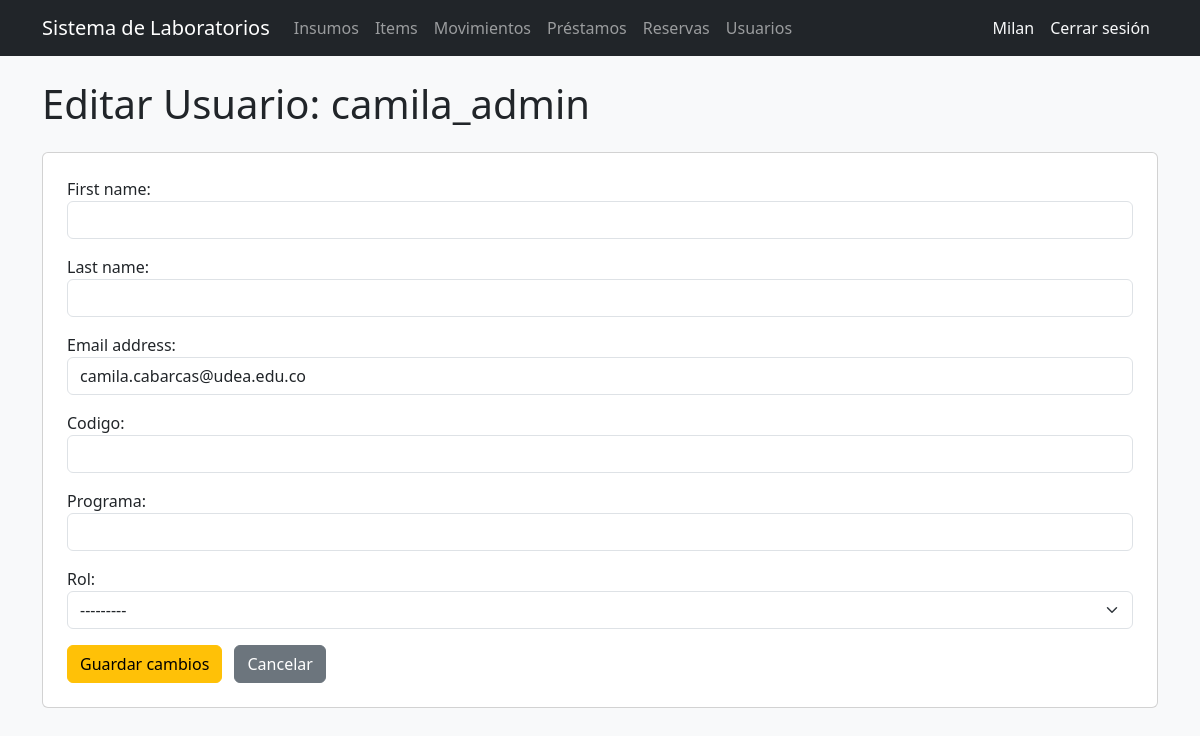
/usuarios/1/editar/ (signed in), run on an earlier commit of the app's database.
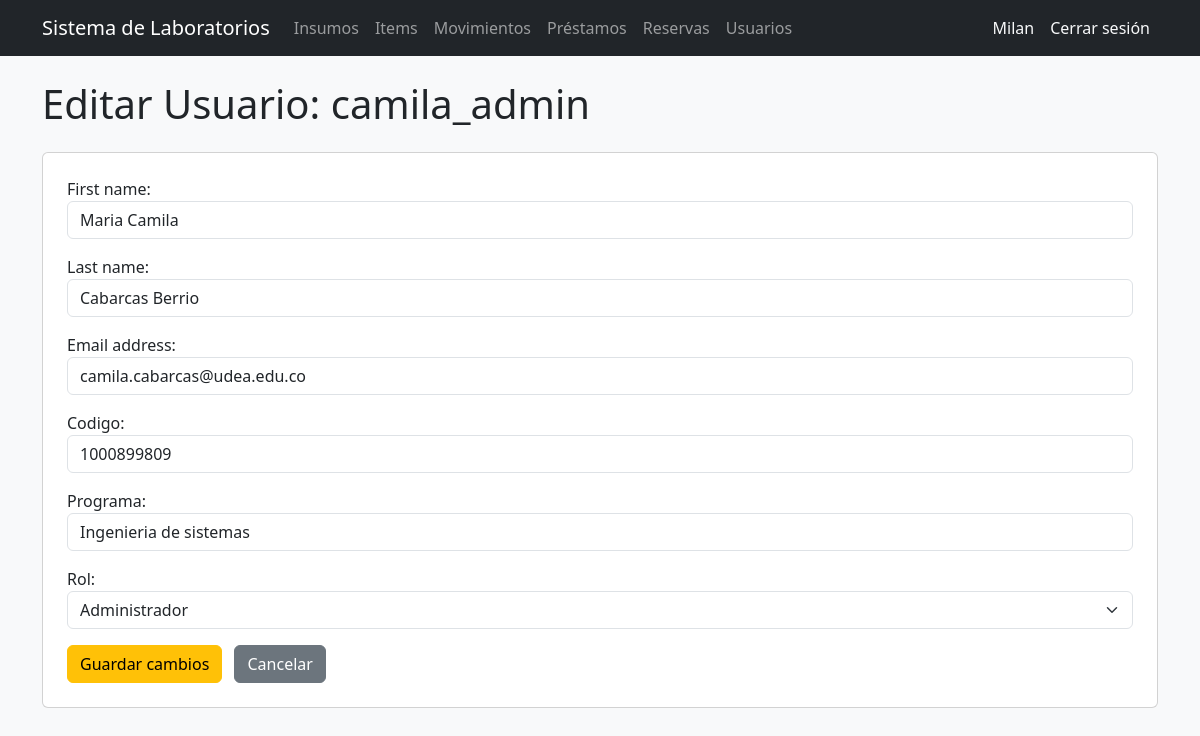
And on a later commit of the database.
### users/models.py (models this page shows, shortened)
class Usuario(AbstractUser):
    codigo = models.CharField(max_length=50, unique=True, blank=True)
    programa = models.CharField(max_length=100, blank=True)
    rol = models.ForeignKey(
        Rol,
        on_delete=models.CASCADE,
        null=True,
        blank=True
    )

### users/views.py (the view)
# urls.py: path('<int:id>/editar/', editar_usuario, name='editar_usuario'),
@login_required
def editar_usuario(request, id):
    usuario = get_object_or_404(Usuario, id=id)
    if request.method == 'POST':
        form = EditarUsuarioForm(request.POST, instance=usuario)
        if form.is_valid():
            form.save()
            return redirect('lista_usuarios')
    else:
        form = EditarUsuarioForm(instance=usuario)
    return render(
        request,
        'users/editar.html',
        {
            'form': form,
            'usuario': usuario
        }
    )

### users/forms.py
class EditarUsuarioForm(forms.ModelForm):
    class Meta:
        model = Usuario
        fields = [
            'first_name',
            'last_name',
            'email',
            'codigo',
            'programa',
            'rol',
        ]
        widgets = {
            'first_name': forms.TextInput(
                attrs={
                    'class': 'form-control'
                }
            ),
            'last_name': forms.TextInput(
                attrs={
                    'class': 'form-control'
                }
            ),
            'email': forms.EmailInput(
                attrs={
                    'class': 'form-control'
                }
            ),
            'codigo': forms.TextInput(
                attrs={
                    'class': 'form-control'
                }
            ),
            'programa': forms.TextInput(
                attrs={
                    'class': 'form-control'
                }
            ),
            'rol': forms.Select(
                attrs={
                    'class': 'form-select'
                }
            ),
        }

### users/models.py (called while the page is built)
    def __str__(self):
        return self.nombre

### templates/users/editar.html (shortened to what this page needs)
{% extends 'base_general.html' %}
{% block contenido %}
<h1 class="mb-4">Editar Usuario: {{ usuario.username }}</h1>
<div class="card p-4">
    <form method="POST">
        {{ form.as_p }}
        <button type="submit" class="btn btn-warning">
            Guardar cambios
        </button>
        <a href="/usuarios/" class="btn btn-secondary ms-2">
            Cancelar
        </a>
    </form>
</div>
{% endblock %}

What changed in the data, as far as the page shows it:
changed Usuario "camila_admin": first_name (not shown) → "Maria Camila"; last_name (not shown) → "Cabarcas Berrio"; codigo (not shown) → "1000899809"; programa (not shown) → "Ingenieria de sistemas"; rol "---------" → "Administrador"
